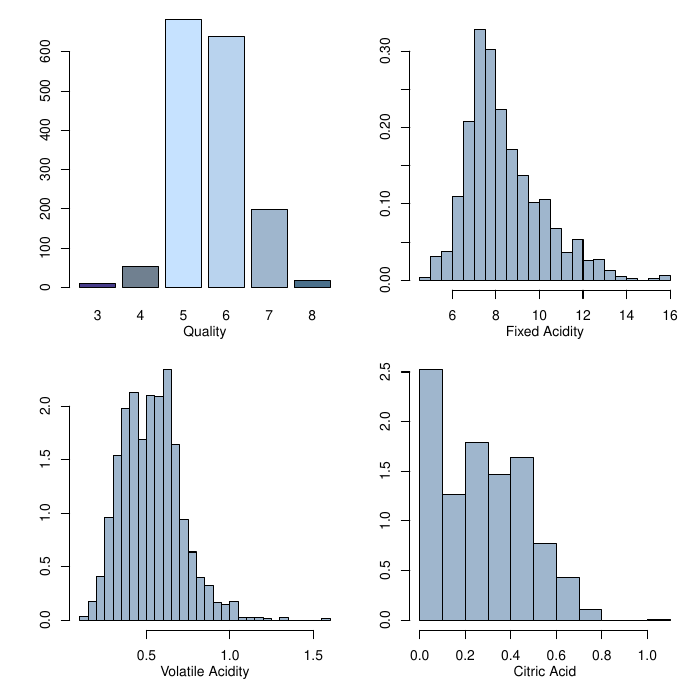

Recreate this plot in R.
library(psych)
library(MASS)
library(ggplot2)
attach(wineRaw2)

pdf("univariate_graph.pdf")

#print the histogram (2*2) to show the distribution of the variable values
par(mfrow=c(2,2), oma = c(1,1,0,0) + 0.1, mar = c(3,3,1,1) + 0.1)
barplot((table(quality)), col=c("slateblue4", "slategray", "slategray1", "slategray2", "slategray3", "skyblue4"))
  mtext("Quality", side=1, outer=F, line=2, cex=0.8)
truehist(fixed.acidity, h = 0.5, col="slategray3")
  mtext("Fixed Acidity", side=1, outer=F, line=2, cex=0.8)
truehist(volatile.acidity, h = 0.05, col="slategray3")
  mtext("Volatile Acidity", side=1, outer=F, line=2, cex=0.8)
truehist(citric.acid, h = 0.1, col="slategray3")
  mtext("Citric Acid", side=1, outer=F, line=2, cex=0.8)
truehist(residual.sugar, h = 0.5, col="slategray3")
  mtext("Residual Sugar", side=1, outer=F, line=2, cex=0.8)
truehist(chlorides, h = 0.02, col="slategray3")
  mtext("Chlorides", side=1, outer=F, line=2, cex=0.8)
truehist(free.sulfur.dioxide, h = 3, col="slategray3")
  mtext("Free Sulfur diox", side=1, outer=F, line=2, cex=0.8)
truehist(total.sulfur.dioxide, h = 10, col="slategray3")
  mtext("Total Sulfur diox", side=1, outer=F, line=2, cex=0.8)
truehist(density, h = 0.001, col="slategray3")
  mtext("Density", side=1, outer=F, line=2, cex=0.8)
truehist(pH, h = 0.05, col="slategray3")
  mtext("pH", side=1, outer=F, line=2, cex=0.8)
truehist(sulphates, h = 0.1, col="slategray3")
  mtext("Sulphates", side=1, outer=F, line=2, cex=0.8)
truehist(alcohol, h = 0.5, col="slategray3")
  mtext("Alcohol", side=1, outer=F, line=2, cex=0.8)

#print boxplot (1*6, 1*5) to identify the outliners of the input variables
par(mfrow=c(1,6), oma = c(1,1,0,0) + 0.1,  mar = c(3,3,1,1) + 0.1)
boxplot(fixed.acidity, col="slategray2", pch=19)
  mtext("Fixed Acidity", cex=0.8, side=1, line=2)
boxplot(volatile.acidity, col="slategray2", pch=19)
  mtext("Volatile Acidity", cex=0.8, side=1, line=2)
boxplot(citric.acid, col="slategray2", pch=19)
  mtext("Citric Acid", cex=0.8, side=1, line=2)
boxplot(residual.sugar, col="slategray2", pch=19)
  mtext("Residual Sugar", cex=0.8, side=1, line=2)
boxplot(chlorides, col="slategray2", pch=19)
  mtext("Chlorides", cex=0.8, side=1, line=2)
boxplot(free.sulfur.dioxide, col="slategray2", pch=19)
  mtext("Free Sulfur diox", cex=0.8, side=1, line=2)
par(mfrow=c(1,5), oma = c(1,1,0,0) + 0.1,  mar = c(3,3,1,1) + 0.1)
boxplot(total.sulfur.dioxide, col="slategray2", pch=19)
  mtext("Total Sulfur diox", cex=0.8, side=1, line=2)
boxplot(density, col="slategray2", pch=19)
  mtext("Density", cex=0.8, side=1, line=2)
boxplot(pH, col="slategray2", pch=19)
  mtext("pH", cex=0.8, side=1, line=2)
boxplot(sulphates, col="slategray2", pch=19)
  mtext("Sulphates", cex=0.8, side=1, line=2)
boxplot(alcohol, col="slategray2", pch=19)
  mtext("Alcohol", cex=0.8, side=1, line=2)

pairs(wineRaw2[,-12], gap=0, pch=19, cex=0.4, col="darkblue")

dev.off()

detach(wineRaw2)